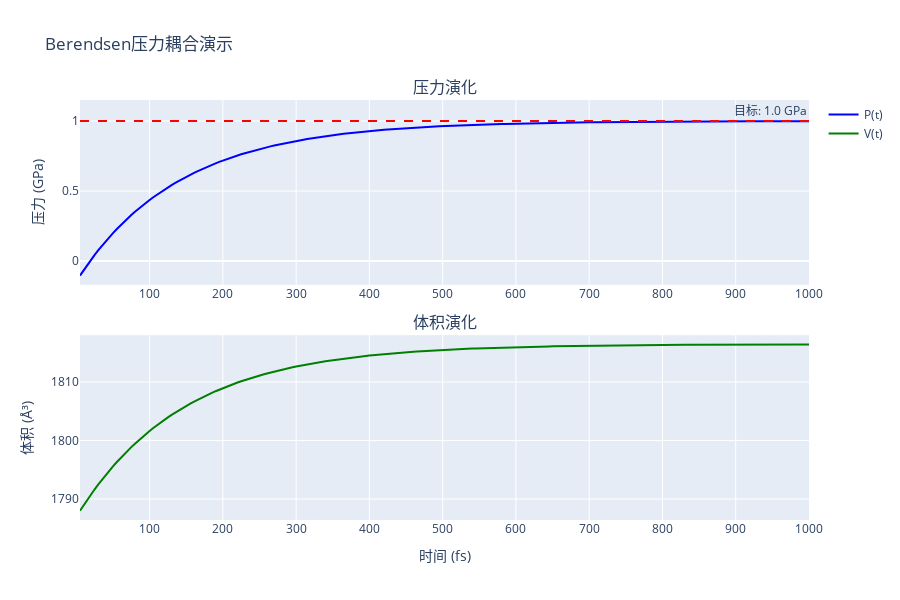

Here is the notebook cell this chart was saved with:
### Code cell
# 创建Berendsen结果的可视化
fig = make_subplots(
    rows=2, cols=1, subplot_titles=("压力演化", "体积演化"), vertical_spacing=0.12
)

# 压力演化
fig.add_trace(
    go.Scatter(
        x=times, y=pressures, mode="lines", name="P(t)", line=dict(color="blue")
    ),
    row=1,
    col=1,
)
fig.add_hline(
    y=P_target,
    line_dash="dash",
    line_color="red",
    annotation_text=f"目标: {P_target} GPa",
    row=1,
    col=1,
)

# 体积演化
fig.add_trace(
    go.Scatter(x=times, y=volumes, mode="lines", name="V(t)", line=dict(color="green")),
    row=2,
    col=1,
)

fig.update_xaxes(title_text="时间 (fs)", row=2, col=1)
fig.update_yaxes(title_text="压力 (GPa)", row=1, col=1)
fig.update_yaxes(title_text="体积 (Å³)", row=2, col=1)

fig.update_layout(title="Berendsen压力耦合演示", height=600, showlegend=True)

pshow(fig)

### Figure 1 — Plotly figure (JSON) as saved in the notebook; plotly's stock layout.template omitted (floating-point values rounded to 4 significant figures; data arrays with more than 128 entries replaced by an {"elided": "..."} marker saying what was removed)
{"data": [{"line": {"color": "blue"}, "mode": "lines", "name": "P(t)", "type": "scatter", "x": {"elided": "200 int values"}, "xaxis": "x", "y": {"elided": "200 float values"}, "yaxis": "y"}, {"line": {"color": "green"}, "mode": "lines", "name": "V(t)", "type": "scatter", "x": {"elided": "200 int values"}, "xaxis": "x2", "y": {"elided": "200 float values"}, "yaxis": "y2"}], "layout": {"annotations": [{"font": {"size": 16}, "showarrow": false, "text": "压力演化", "x": 0.5, "xanchor": "center", "xref": "paper", "y": 1, "yanchor": "bottom", "yref": "paper"}, {"font": {"size": 16}, "showarrow": false, "text": "体积演化", "x": 0.5, "xanchor": "center", "xref": "paper", "y": 0.44, "yanchor": "bottom", "yref": "paper"}, {"showarrow": false, "text": "目标: 1.0 GPa", "x": 1, "xanchor": "right", "xref": "x domain", "y": 1, "yanchor": "bottom", "yref": "y"}], "height": 600, "shapes": [{"line": {"color": "red", "dash": "dash"}, "type": "line", "x0": 0, "x1": 1, "xref": "x domain", "y0": 1, "y1": 1, "yref": "y"}], "showlegend": true, "title": {"text": "Berendsen压力耦合演示"}, "xaxis": {"anchor": "y", "domain": [0, 1]}, "xaxis2": {"anchor": "y2", "domain": [0, 1], "title": {"text": "时间 (fs)"}}, "yaxis": {"anchor": "x", "domain": [0.56, 1], "title": {"text": "压力 (GPa)"}}, "yaxis2": {"anchor": "x2", "domain": [0, 0.44], "title": {"text": "体积 (Å³)"}}}}
